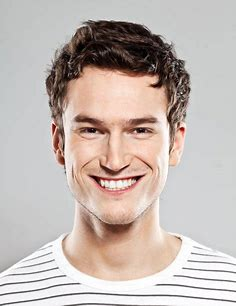
#> input picture img/2.jpg, 236 x 306 px
$ python get_ori.py
#> lines starting #> are read from the running program, lines starting #| are printed output that depends on the picture; after the words box and inside, x2 and y2 are one past the last pixel; in counts of white or black regions, pixels touching at a corner belong together
### face_det.py
import cv2


def detect_face(path):
    global cutimg
    image = cv2.imread(path)
    image_temp = cv2.imread(path)

    gray = cv2.cvtColor(image, cv2.COLOR_BGR2GRAY)
    classifier = cv2.CascadeClassifier("D:\Python3.10\Lib\site-packages\cv2\data\haarcascade_frontalface_default.xml")
    faceRect = classifier.detectMultiScale(gray, scaleFactor=1.6, minNeighbors=3, minSize=(50, 50))
    if len(faceRect):
        for face in faceRect:
            x, y, w, h = face
            x_exp = x - 30
            y_exp = y - 30
            w_exp = w + 30
            h_exp = h + 30
            cutimg = image_temp[y_exp:y + h_exp, x_exp:x + h_exp]
            cv2.rectangle(image, (x_exp, y_exp), (x + w_exp, y + h_exp), (0, 255, 0), 1)

    return cutimg


# [6 lines that do not run on import are left out]

### combine.py
import cv2
import numpy as np


def add_alpha_channel(img):
    """ 为jpg图像添加alpha通道 """

    b_channel, g_channel, r_channel = cv2.split(img)  # 剥离jpg图像通道
    alpha_channel = np.ones(b_channel.shape, dtype=b_channel.dtype) * 255  # 创建Alpha通道

    img_new = cv2.merge((b_channel, g_channel, r_channel, alpha_channel))  # 融合通道
    return img_new


def merge_img(img, png_trans_img, y1, y2, x1, x2):
    """ 将png透明图像与jpg图像叠加
        y1,y2,x1,x2为叠加位置坐标值
    """

    # 判断jpg图像是否已经为4通道
    if img.shape[2] == 3:
        img = add_alpha_channel(img)

    '''
    当叠加图像时，可能因为叠加位置设置不当，导致png图像的边界超过背景jpg图像，而程序报错
    这里设定一系列叠加位置的限制，可以满足png图像超出jpg图像范围时，依然可以正常叠加
    '''
    yy1 = 0
    yy2 = png_trans_img.shape[0]
    xx1 = 0
    xx2 = png_trans_img.shape[1]

    if x1 < 0:
        xx1 = -x1
        x1 = 0
    if y1 < 0:
        yy1 = - y1
        y1 = 0
    if x2 > img.shape[1]:
        xx2 = png_trans_img.shape[1] - (x2 - img.shape[1])
        x2 = img.shape[1]
    if y2 > img.shape[0]:
        yy2 = png_trans_img.shape[0] - (y2 - img.shape[0])
        y2 = img.shape[0]

    # 获取要覆盖图像的alpha值，将像素值除以255，使值保持在0-1之间
    alpha_png = png_trans_img[yy1:yy2, xx1:xx2, 3] / 255.0
    alpha_jpg = 1 - alpha_png

    # 开始叠加
    for c in range(0, 3):
        img[y1:y2, x1:x2, c] = ((alpha_jpg * img[y1:y2, x1:x2, c]) + (alpha_png * png_trans_img[yy1:yy2, xx1:xx2, c]))

    return img


def operate(bg_img, transparent_img):
    bg_img = cv2.imread(bg_img, cv2.IMREAD_UNCHANGED)
    transparent_img = cv2.imread(transparent_img, cv2.IMREAD_UNCHANGED)

    x_ori = 0
    y_ori = 0
    x_f = x_ori + transparent_img.shape[1]
    y_f = y_ori + transparent_img.shape[0]

    res_img = merge_img(bg_img, transparent_img, y_ori, y_f, x_ori, x_f)

    cv2.imshow('result', res_img)

    return res_img

### img_matting.py
from removebg import RemoveBg


def image_mat(path):
    rmbg = RemoveBg("*************", "./log/error.log")
    rmbg.remove_background_from_img_file(path)
    print('success!')

### generate_pure_color.py
import numpy as np
import cv2


def create_rgb_to_bgr(R, G, B):
    color = (B, G, R)
    return color


# mode B G R
def create_pure(h, w, COLOR):
    img = np.zeros((h, w, 3), np.uint8)
    imgRgb = img.copy()
    imgRgb[:, :, :] = COLOR
    return imgRgb


# [9 lines that do not run on import are left out]

### get_ori.py
from face_det import detect_face
import cv2
from PIL import Image
from img_matting import image_mat
from generate_pure_color import create_pure, create_rgb_to_bgr
from combine import operate


def gen_ori(path):
    face = detect_face(path)
#> in detect_face, image is the input picture: shape (306, 236, 3); mean B, G, R 178.8, 184.4, 196.3
#> in detect_face, `gray = cv2.cvtColor(image, cv2.COLOR_BGR2GRAY)`:
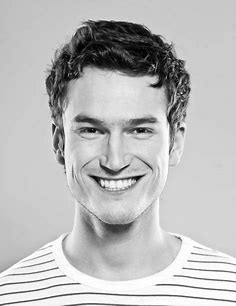
#> gray: shape (306, 236); min 0, max 255, mean 187.3
#> in detect_face, `faceRect = classifier.detectMultiScale(gray, scaleFactor=1.6, minNeigh..`: faceRect = [[37, 67, 157, 157]]
#> the loop in detect_face, `for face in faceRect:` made 1 pass
#> (x, y, w, h, x_exp, y_exp, w_exp, h_exp) on pass 1: (37, 67, 157, 157, 7, 37, 187, 187)
#> after the loop in detect_face, `for face in faceRect:`:
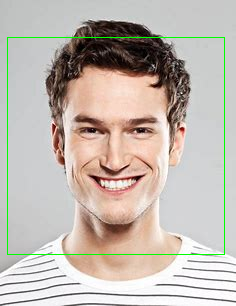
#> image: shape (306, 236, 3); 1.2% of pixels changed, all inside (x1, y1, x2, y2) = (7, 37, 225, 255)
    # cv2.imshow('face', face)
    face_name = path.split('/')[2][0]
    face_path = './face/' + face_name + 'face' + '.jpg'
    cv2.imwrite(face_path, face)
    image_mat(face_path)
#> (the call stopped at in image_mat, `rmbg = RemoveBg("*************", "./log/error.log")`: removebg is not available in this run)
    # after file name is

    trans_path = face_path + '_no_bg.png'
    transparent_img = cv2.imread(trans_path)
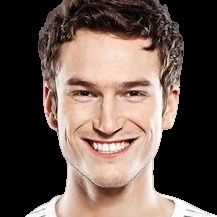
#> input picture face/2face.jpg_no_bg.png, 217 x 217 px
#> transparent_img is the input picture: shape (217, 217, 3); mean B, G, R 77.3, 85.1, 102.5
    # cv2.imshow('transparent', transparent_img)
    transparent_img_temp = Image.open(trans_path)
    width, height = transparent_img_temp.size
#> width = 217; height = 217

    color = create_rgb_to_bgr(255, 0, 0)

    pure = create_pure(height, width, color)
    pure_path = './pure/' + str(color) + face_name + '.jpg'
    cv2.imwrite(pure_path, pure)
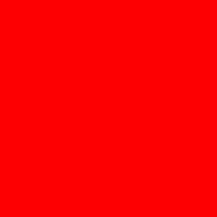
#> saved as (0, 0, 255)2.jpg: shape (217, 217, 3); mean B, G, R 0, 0, 255
    result = operate(pure_path, trans_path)
#> in add_alpha_channel, `b_channel, g_channel, r_channel = cv2.split(img)`: b_channel: shape (217, 217); every value is 0
#> in add_alpha_channel, `b_channel, g_channel, r_channel = cv2.split(img)`: r_channel: shape (217, 217); every value is 254
#> in merge_img, `alpha_png = png_trans_img[yy1:yy2, xx1:xx2, 3] / 255.0`:
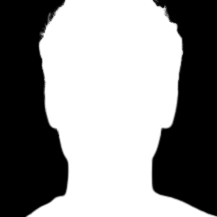
#> alpha_png: shape (217, 217) float64; min 0, max 1, mean 0.55
#> in merge_img, `alpha_jpg = 1 - alpha_png`:
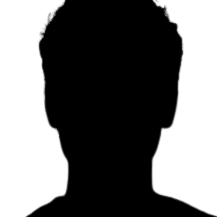
#> alpha_jpg: shape (217, 217) float64; min 0, max 1, mean 0.45
#> after the loop in merge_img, `for c in range(0, 3):`:
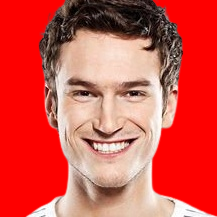
#> img: shape (217, 217, 4); mean B, G, R, A 74.2, 82, 213.2, 255
    id_photo_name = 'id_photo2'
    id_photo_path = './result/' + face_name + id_photo_name + '.png'
    cv2.imwrite(id_photo_path, result)

    cv2.waitKey(0)
    cv2.destroyAllWindows()
    return id_photo_path


if __name__ == '__main__':
    path = './img/2.jpg'
    gen_ori(path)
